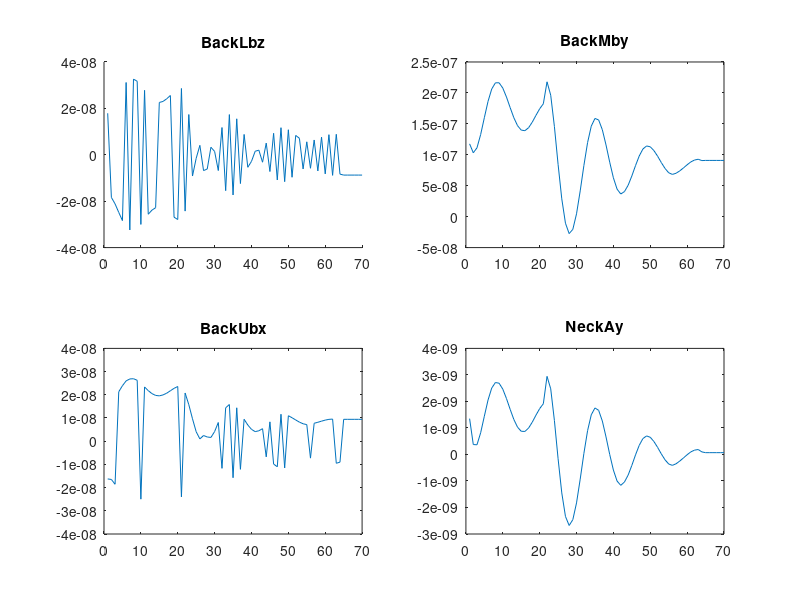
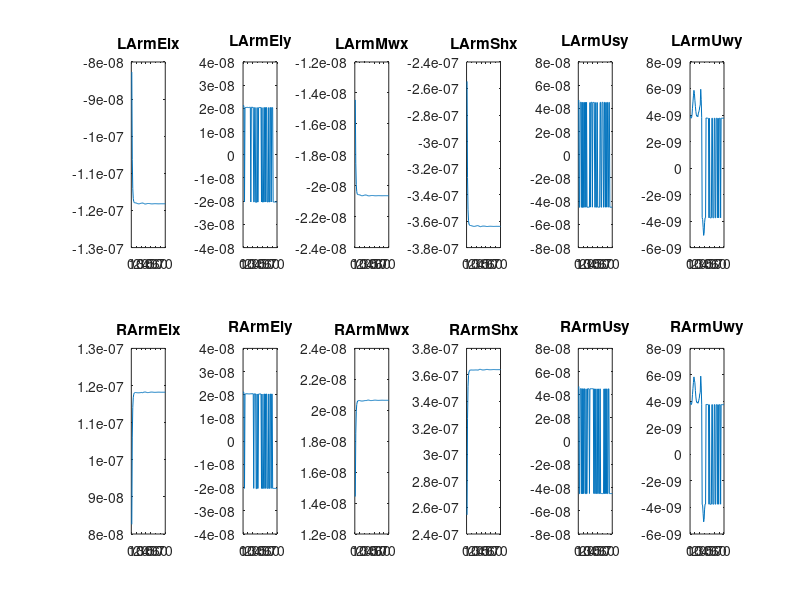
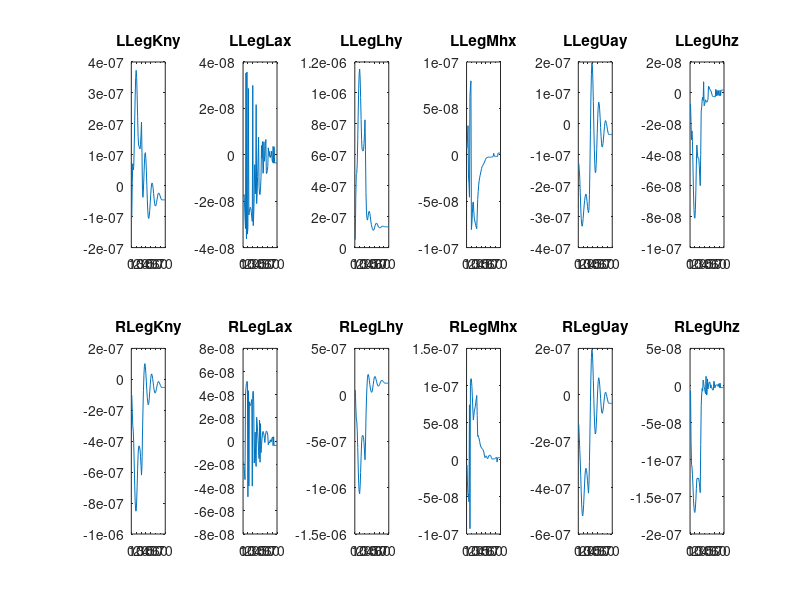

MATLAB code to generate these figures, in order:
clear all
clc
load('RLL1K2S.mat')
size = size(BackLbz);
index = size(1);
Back_Lbz =BackLbz;
load('RUL1K2S.mat')
Back_Lbz =[Back_Lbz;BackLbz];




% plot 3 back 1 neck
figure;
subplot(2,2,1)
for SAMPLE= 1:index
hold on
plot(BackLbz(SAMPLE,:))
end
title('BackLbz')
subplot(2,2,2)
for SAMPLE= 1:index
plot(BackMby(SAMPLE,:))
hold on
end
title('BackMby')
subplot(2,2,3)
for SAMPLE= 1:index
plot(BackUbx(SAMPLE,:))
hold on
end
title('BackUbx')
subplot(2,2,4)
for SAMPLE= 1:index
plot(NeckAy(SAMPLE,:))
hold on
end
title('NeckAy')

% plot 6 LArm 6 RArm
figure;
subplot(2,6,1)
for SAMPLE= 1:index
plot (LArmElx(SAMPLE,:))
hold on
end
title('LArmElx')
subplot(2,6,2)
for SAMPLE= 1:index
plot (LArmEly(SAMPLE,:))
hold on
end
title('LArmEly')
subplot(2,6,3)
for SAMPLE= 1:index
plot (LArmMwx(SAMPLE,:))
hold on
end
title('LArmMwx')
subplot(2,6,4)
for SAMPLE= 1:index
plot (LArmShx(SAMPLE,:))
hold on
end
title('LArmShx')
subplot(2,6,5)
for SAMPLE= 1:index
plot (LArmUsy(SAMPLE,:))
hold on
end
title('LArmUsy')
subplot(2,6,6)
for SAMPLE= 1:index
plot (LArmUwy(SAMPLE,:))
hold on
end
title('LArmUwy')
subplot(2,6,7)
for SAMPLE= 1:index
plot (RArmElx(SAMPLE,:))
hold on
end
title('RArmElx')
subplot(2,6,8)
for SAMPLE= 1:index
plot (RArmEly(SAMPLE,:))
hold on
end
title('RArmEly')
subplot(2,6,9)
for SAMPLE= 1:index
plot (RArmMwx(SAMPLE,:))
hold on
end
title('RArmMwx')
subplot(2,6,10)
for SAMPLE= 1:index
plot (RArmShx(SAMPLE,:))
hold on
end
title('RArmShx')
subplot(2,6,11)
for SAMPLE= 1:index
plot (RArmUsy(SAMPLE,:))
hold on
end
title('RArmUsy')
subplot(2,6,12)
for SAMPLE= 1:index
plot (RArmUwy(SAMPLE,:))
hold on
end
title('RArmUwy')

% plot 6 LLeg 6 RLeg
figure;
subplot(2,6,1)
for SAMPLE= 1:index
plot (LLegKny(SAMPLE,:))
hold on
end
title('LLegKny')
subplot(2,6,2)
for SAMPLE= 1:index
plot (LLegLax(SAMPLE,:))
hold on
end
title('LLegLax')
subplot(2,6,3)
for SAMPLE= 1:index
plot (LLegLhy(SAMPLE,:))
hold on
end
title('LLegLhy')
subplot(2,6,4)
for SAMPLE= 1:index
plot (LLegMhx(SAMPLE,:))
hold on
end
title('LLegMhx')
subplot(2,6,5)
for SAMPLE= 1:index
plot (LLegUay(SAMPLE,:))
hold on
end
title('LLegUay')
subplot(2,6,6)
for SAMPLE= 1:index
plot (LLegUhz(SAMPLE,:))
hold on
end
title('LLegUhz')
subplot(2,6,7)
for SAMPLE= 1:index
plot (RLegKny(SAMPLE,:))
hold on
end
title('RLegKny')
subplot(2,6,8)
for SAMPLE= 1:index
plot (RLegLax(SAMPLE,:))
hold on
end
title('RLegLax')
subplot(2,6,9)
for SAMPLE= 1:index
plot (RLegLhy(SAMPLE,:))
hold on
end
title('RLegLhy')
subplot(2,6,10)
for SAMPLE= 1:index
plot (RLegMhx(SAMPLE,:))
hold on
end
title('RLegMhx')
subplot(2,6,11)
for SAMPLE= 1:index
plot (RLegUay(SAMPLE,:))
hold on
end
title('RLegUay')
subplot(2,6,12)
for SAMPLE= 1:index
plot (RLegUhz(SAMPLE,:))
hold on
end
title('RLegUhz')
